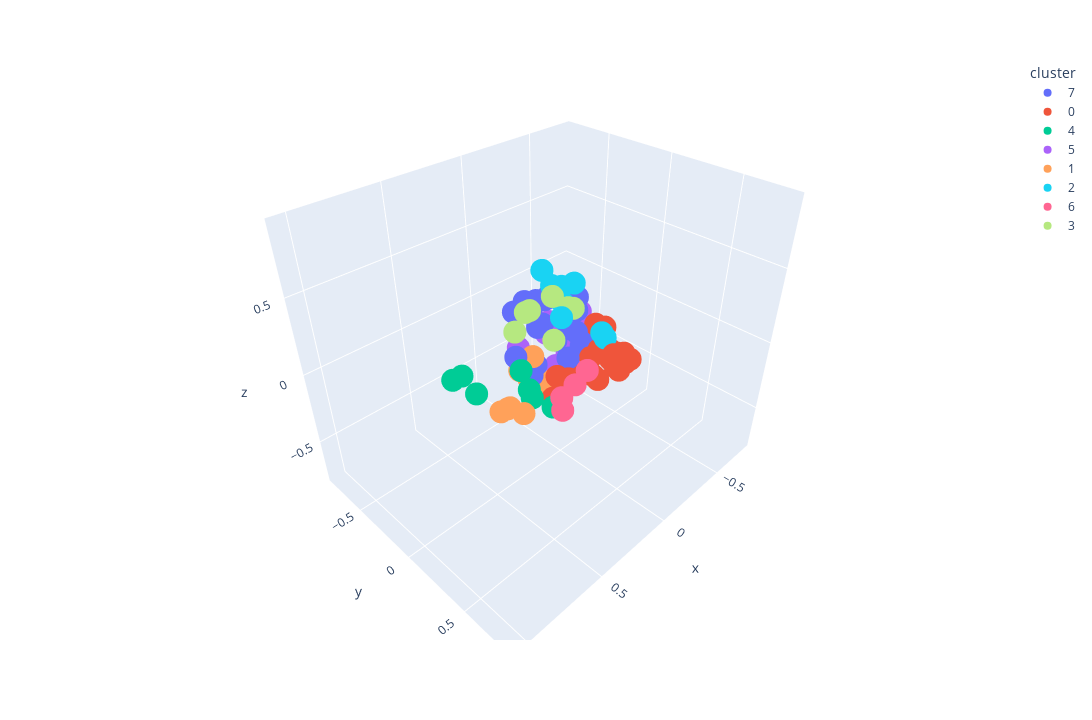

Notebook code for this chart:
### Markdown cell above
### Visualizing Tags

### Code cell
visualize(model, sample_descriptions, "tokenize_tag", 8)

### Figure 1 — Plotly figure (JSON) as saved in the notebook; plotly's stock layout.template omitted (floating-point values rounded to 4 significant figures)
{"data": [{"hovertemplate": "<b>%{hovertext}</b>", "hovertext": ["Baldur's Gate 3", "Warframe", "DAVE THE DIVER", "Yu-Gi-Oh! Master Duel", "The Sims™ 4", "Red Dead Redemption 2", "Hogwarts Legacy", "Starfield", "Stardew Valley", "Sengoku Dynasty", "Sea of Thieves 2023 Edition", "Path of Exile", "Dead Cells", "Ratchet & Clank: Rift Apart", "Vampire Survivors", "Darkest Dungeon® II", "Graveyard Keeper", "The Elder Scrolls V: Skyrim Special Edition", "It Takes Two", "The Binding of Isaac: Rebirth", "DRAGON BALL Z: KAKAROT", "BOOK OF HOURS", "BlazBlue Entropy Effect", "Marvel’s Spider-Man Remastered"], "legendgroup": "7", "marker": {"color": "#636efa", "symbol": "circle"}, "mode": "markers", "name": "7", "scene": "scene", "showlegend": true, "type": "scatter3d", "x": [-0.0346, -0.1777, 0.02752, -0.03039, 0.1721, -0.09497, -0.02677, -0.07679, 0.2103, 0.08569, -0.02749, -0.1823, -0.2544, -0.2432, -0.2621, -0.2275, 0.129, 0.007174, -0.1329, -0.1925, -0.1408, 1.859e-05, -0.1169, -0.1724], "y": [-0.1938, -0.07314, -0.1834, 0.07819, -0.06557, -0.1609, -0.2874, -0.318, -0.1595, -0.3267, 0.01849, -0.09929, -0.1876, -0.06514, -0.04258, -0.1264, -0.08068, -0.3239, 0.02452, -0.3319, 0.07495, -0.1735, -0.157, -0.02212], "z": [0.2322, 0.2326, 0.0736, 0.1302, -0.1359, -0.07395, 0.1581, 0.1557, -0.02986, 0.1484, -0.08197, 0.149, -0.07154, -0.06159, -0.1007, 0.09451, -0.0925, 0.1855, -0.05648, 0.1346, 0.04817, 0.0883, -0.02315, -0.09051]}, {"hovertemplate": "<b>%{hovertext}</b>", "hovertext": ["Counter-Strike: Global Offensive", "Apex Legends™", "Call of Duty®", "PUBG: BATTLEGROUNDS", "NARAKA: BLADEPOINT", "Grand Theft Auto V", "Tom Clancy's Rainbow Six® Siege", "Team Fortress 2", "BattleBit Remastered", "Street Fighter™ 6", "Destiny 2", "PAYDAY 2", "Hunt: Showdown", "Ready or Not", "ARMORED CORE™ VI FIRES OF RUBICON™", "Microsoft Flight Simulator 40th Anniversary Edition", "Call of Duty®: Black Ops III", "Deep Rock Galactic", "World of Tanks Blitz", "SCP: 5K", "theHunter: Call of the Wild™", "DayZ", "Six Days in Fallujah", "Brawlhalla"], "legendgroup": "0", "marker": {"color": "#EF553B", "symbol": "circle"}, "mode": "markers", "name": "0", "scene": "scene", "showlegend": true, "type": "scatter3d", "x": [-0.08997, -0.1914, -0.1821, -0.2096, -0.1416, 0.06689, -0.08289, -0.2017, -0.1001, -0.1251, -0.1545, -0.2059, -0.125, -0.1238, 0.1356, 0.1613, -0.2446, -0.07113, -0.0712, -0.2873, -0.02871, -0.1665, -0.09945, -0.1715], "y": [0.3307, 0.3513, 0.2642, 0.2462, 0.1891, 0.03008, 0.356, 0.2921, 0.31, 0.1684, 0.1053, 0.2595, 0.1057, 0.2623, 0.1958, 0.1022, 0.2717, 0.1864, 0.3314, 0.2365, 0.06996, 0.1334, 0.2769, 0.2202], "z": [-0.01436, -0.01813, -0.01316, -0.1232, 0.1578, -0.157, -0.006396, -0.008972, 0.03302, -0.003657, 0.1332, -0.1527, -0.08922, -0.02351, -0.04597, -0.2223, -0.1136, -0.1519, 0.07219, -0.1295, -0.1857, -0.2662, 0.04461, -0.007315]}, {"hovertemplate": "<b>%{hovertext}</b>", "hovertext": ["Forza Horizon 5", "War Thunder", "Forza Horizon 4", "Euro Truck Simulator 2", "American Truck Simulator", "F1® 23", "BeamNG.drive"], "legendgroup": "4", "marker": {"color": "#00cc96", "symbol": "circle"}, "mode": "markers", "name": "4", "scene": "scene", "showlegend": true, "type": "scatter3d", "x": [0.2239, 0.4301, 0.2589, 0.5429, 0.599, 0.2242, 0.5028], "y": [-0.02917, 0.1568, 0.03751, -0.2045, -0.208, 0.1725, -0.1396], "z": [-0.1933, 0.1641, -0.1955, 0.006519, 0.009121, -0.2091, -0.1098]}, {"hovertemplate": "<b>%{hovertext}</b>", "hovertext": ["Remnant II", "Cyberpunk 2077", "Dead by Daylight", "Phasmophobia", "ELDEN RING", "Sons Of The Forest", "The Texas Chain Saw Massacre", "Fallout 76", "Metro Exodus", "The Outlast Trials", "Escape the Backrooms", "Contraband Police", "Resident Evil 4", "Dying Light"], "legendgroup": "5", "marker": {"color": "#ab63fa", "symbol": "circle"}, "mode": "markers", "name": "5", "scene": "scene", "showlegend": true, "type": "scatter3d", "x": [-0.3237, -0.02042, -0.2391, -0.1683, -0.2379, -0.1197, -0.2191, -0.09889, -0.1964, -0.2253, -0.2712, 0.1258, -0.311, -0.1102], "y": [-0.1934, -0.2257, -0.1365, -0.1381, -0.3579, -0.1863, -0.1024, -0.2298, -0.08519, -0.2017, -0.2511, -0.2402, -0.01855, -0.2657], "z": [0.009326, 0.05346, -0.2222, -0.2109, 0.08727, -0.2948, -0.03747, 0.03133, -0.2027, -0.1396, -0.1596, -0.04803, -0.1499, -0.07754]}, {"hovertemplate": "<b>%{hovertext}</b>", "hovertext": ["Rust", "Project Zomboid", "Raft", "Farming Simulator 22", "Cities: Skylines", "RimWorld", "Terraria", "ARK: Survival Evolved", "Don't Starve Together", "Planet Zoo", "Garry's Mod", "Valheim"], "legendgroup": "1", "marker": {"color": "#FFA15A", "symbol": "circle"}, "mode": "markers", "name": "1", "scene": "scene", "showlegend": true, "type": "scatter3d", "x": [0.05591, -0.005969, 0.1388, 0.3928, 0.3471, 0.4147, 0.04121, 0.1364, 0.06239, 0.4254, 0.139, 0.1002], "y": [-0.03551, -0.07334, -0.1325, 0.007733, 0.06977, 0.01595, -0.1411, -0.2194, -0.126, -0.0321, -0.09646, -0.247], "z": [-0.2399, -0.3212, -0.2205, -0.1984, -0.236, -0.187, -0.324, -0.2021, -0.2688, -0.2303, -0.03414, -0.1382]}, {"hovertemplate": "<b>%{hovertext}</b>", "hovertext": ["Dota 2", "FINAL FANTASY XIV Online", "The Elder Scrolls® Online", "World of Warships", "Wayfinder", "Eternal Return", "New World", "Guild Wars 2"], "legendgroup": "2", "marker": {"color": "#19d3f3", "symbol": "circle"}, "mode": "markers", "name": "2", "scene": "scene", "showlegend": true, "type": "scatter3d", "x": [0.04977, -0.01056, -0.0558, 0.1543, -0.1128, -0.08254, -0.03973, -0.02774], "y": [0.3475, -0.1881, -0.1583, 0.154, -0.03574, 0.2511, -0.06061, -0.03545], "z": [0.2913, 0.4403, 0.3324, 0.3541, 0.3714, 0.1425, 0.3734, 0.2813]}, {"hovertemplate": "<b>%{hovertext}</b>", "hovertext": ["EA SPORTS™ FIFA 23", "Football Manager 2023", "Madden NFL 24", "EA SPORTS FC™ 24"], "legendgroup": "6", "marker": {"color": "#FF6692", "symbol": "circle"}, "mode": "markers", "name": "6", "scene": "scene", "showlegend": true, "type": "scatter3d", "x": [0.3405, 0.3353, 0.2007, 0.1549], "y": [0.3661, 0.3693, 0.3169, 0.3577], "z": [0.04212, -0.04592, 0.01531, 0.1077]}, {"hovertemplate": "<b>%{hovertext}</b>", "hovertext": ["Hearts of Iron IV", "Total War: WARHAMMER III", "Mount & Blade II: Bannerlord", "Stellaris", "Crusader Kings III", "Shadow Gambit: The Cursed Crew", "Sid Meier’s Civilization® VI"], "legendgroup": "3", "marker": {"color": "#B6E880", "symbol": "circle"}, "mode": "markers", "name": "3", "scene": "scene", "showlegend": true, "type": "scatter3d", "x": [0.3094, 0.04873, 0.08637, 0.245, 0.2235, 0.03357, 0.004894], "y": [0.08504, -0.03499, 0.02209, -0.118, -0.05198, 0.07296, 0.08429], "z": [0.4446, 0.3588, 0.1097, 0.1841, 0.3318, 0.3237, 0.3103]}], "layout": {"height": 720, "legend": {"title": {"text": "cluster"}, "tracegroupgap": 0}, "margin": {"t": 60}, "scene": {"domain": {"x": [0, 1], "y": [0, 1]}, "xaxis": {"range": [-0.8237, 1.099], "title": {"text": "x"}}, "yaxis": {"range": [-0.8579, 0.8693], "title": {"text": "y"}}, "zaxis": {"range": [-0.824, 0.9446], "title": {"text": "z"}}}, "width": 1280}}
